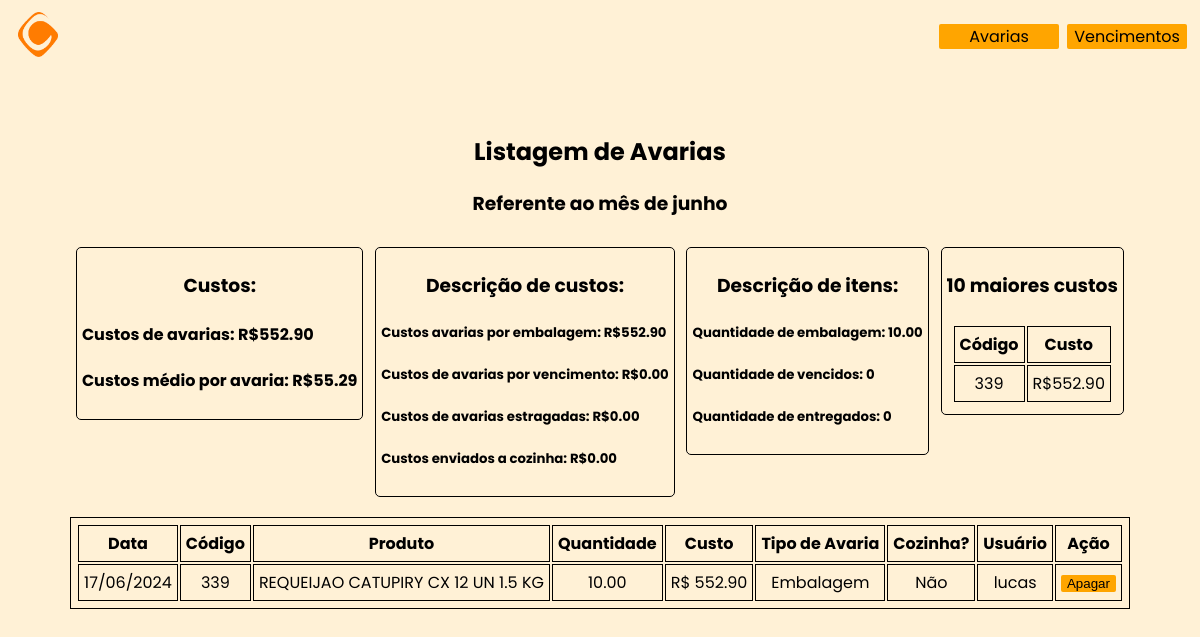
The app's page /avarias/, older data.
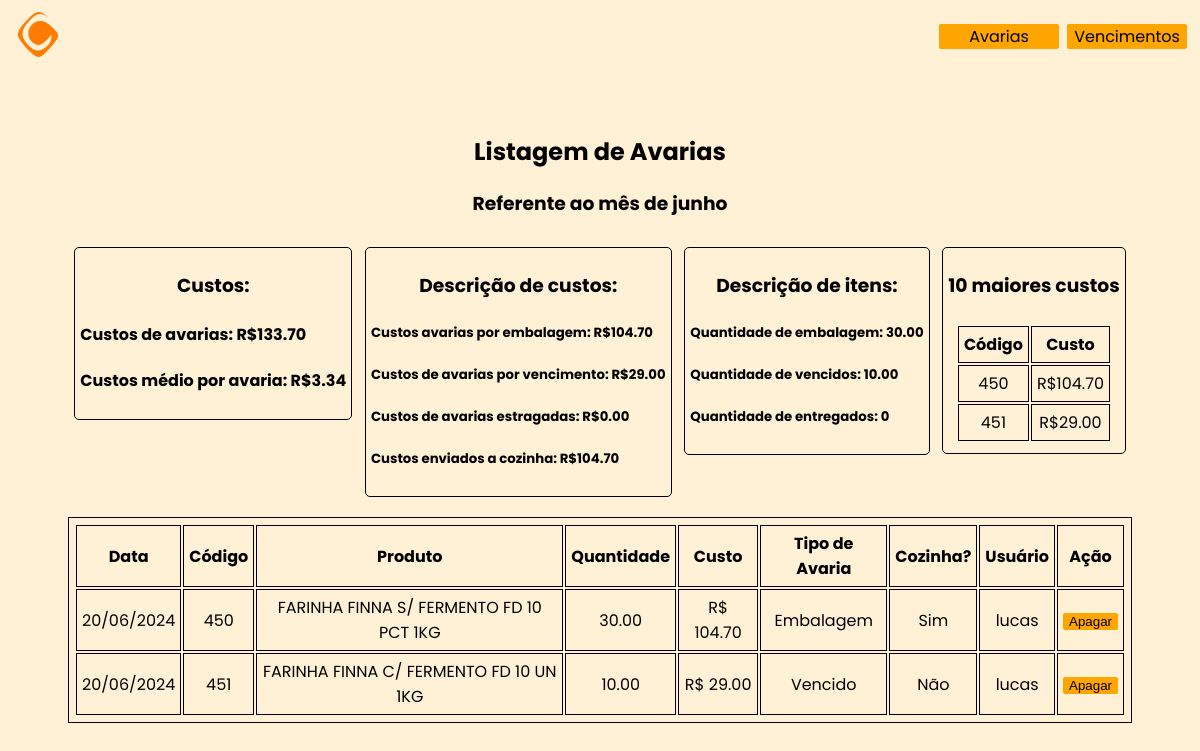
The same page, newer data.
### app/main.py (models this page shows)
class Produto_Avaria(db.Model):
    id = db.Column(db.Integer, primary_key=True)
    codigo_do_produto = db.Column(db.Integer, nullable=False)
    nome_do_produto = db.Column(db.String(300), nullable=False)
    preco_do_produto = db.Column(db.DECIMAL(10, 2), nullable=False)
    quantidade = db.Column(db.DECIMAL(10, 2), nullable=False)
    preco_total = db.Column(db.DECIMAL(10, 2), nullable=False)
    data_de_insercao = db.Column(db.Date)
    criador = db.Column(db.String(300), nullable=True)
    tipodeavaria = db.Column(db.String(300), nullable=True)
    cozinha = db.Column(db.String(300), nullable=True)

### app/main.py (the view)
@app.route('/avarias/', methods=['GET'])
def index_avarias():
    avarias = Produto_Avaria.query.filter(Produto_Avaria.data_de_insercao >= primeiro_dia_mes(),
                                          Produto_Avaria.data_de_insercao <= ultimo_dia_mes()).order_by(
        Produto_Avaria.data_de_insercao.desc()).all()
    total_soma_avarias = db.session.query(func.sum(Produto_Avaria.preco_total)).filter(
        Produto_Avaria.data_de_insercao >= primeiro_dia_mes(),
        Produto_Avaria.data_de_insercao <= ultimo_dia_mes()).scalar()
    total_soma_avarias_cozinha = db.session.query(func.sum(Produto_Avaria.preco_total)).filter(
        Produto_Avaria.data_de_insercao >= primeiro_dia_mes(), Produto_Avaria.data_de_insercao <= ultimo_dia_mes(),
        Produto_Avaria.cozinha == "Sim").scalar()
    total_soma_avarias_embalagem = db.session.query(func.sum(Produto_Avaria.preco_total)).filter(
        Produto_Avaria.data_de_insercao >= primeiro_dia_mes(), Produto_Avaria.data_de_insercao <= ultimo_dia_mes(),
        Produto_Avaria.tipodeavaria == "Embalagem").scalar()
    total_soma_avarias_vencimento = db.session.query(func.sum(Produto_Avaria.preco_total)).filter(
        Produto_Avaria.data_de_insercao >= primeiro_dia_mes(), Produto_Avaria.data_de_insercao <= ultimo_dia_mes(),
        Produto_Avaria.tipodeavaria == "Vencido").scalar()
    total_soma_avarias_estragado = db.session.query(func.sum(Produto_Avaria.preco_total)).filter(
        Produto_Avaria.data_de_insercao >= primeiro_dia_mes(), Produto_Avaria.data_de_insercao <= ultimo_dia_mes(),
        Produto_Avaria.tipodeavaria == "Estragado").scalar()
    if not total_soma_avarias:
        total_soma_avarias = "0.00"
    if not total_soma_avarias_cozinha:
        total_soma_avarias_cozinha = "0.00"
    if not total_soma_avarias_embalagem:
        total_soma_avarias_embalagem = "0.00"
    if not total_soma_avarias_vencimento:
        total_soma_avarias_vencimento = "0.00"
    if not total_soma_avarias_estragado:
        total_soma_avarias_estragado = "0.00"
    avarias_quantidade = db.session.query(func.sum(Produto_Avaria.quantidade)).filter(Produto_Avaria.data_de_insercao >= primeiro_dia_mes(),
                                          Produto_Avaria.data_de_insercao <= ultimo_dia_mes()).scalar()
    avarias_embalagem_quantidade = db.session.query(func.sum(Produto_Avaria.quantidade)).filter(Produto_Avaria.data_de_insercao >= primeiro_dia_mes(),
                                          Produto_Avaria.data_de_insercao <= ultimo_dia_mes(), Produto_Avaria.tipodeavaria =="Embalagem").scalar()
    avarias_vencidos_quantidade = db.session.query(func.sum(Produto_Avaria.quantidade)).filter(
        Produto_Avaria.data_de_insercao >= primeiro_dia_mes(),
        Produto_Avaria.data_de_insercao <= ultimo_dia_mes(), Produto_Avaria.tipodeavaria == "Vencido").scalar()
    avarias_estragados_quantidade = db.session.query(func.sum(Produto_Avaria.quantidade)).filter(
        Produto_Avaria.data_de_insercao >= primeiro_dia_mes(),
        Produto_Avaria.data_de_insercao <= ultimo_dia_mes(), Produto_Avaria.tipodeavaria == "Estragado").scalar()
    if not avarias_embalagem_quantidade:
        avarias_embalagem_quantidade = "0"
    if not avarias_vencidos_quantidade:
        avarias_vencidos_quantidade = "0"
    if not avarias_estragados_quantidade:
        avarias_estragados_quantidade = "0"
    dez_itens = Produto_Avaria.query.filter(Produto_Avaria.data_de_insercao >= primeiro_dia_mes(),
                                          Produto_Avaria.data_de_insercao <= ultimo_dia_mes()).order_by(
        Produto_Avaria.preco_total.desc()).limit(10).all()
    return render_template('avarias/index.html', avarias=avarias, mes=mes_atual(),
                           total_soma_avarias=total_soma_avarias, total_soma_avarias_cozinha=total_soma_avarias_cozinha,
                           total_soma_avarias_embalagem=total_soma_avarias_embalagem,
                           total_soma_avarias_vencimento=total_soma_avarias_vencimento,
                           total_soma_avarias_estragado=total_soma_avarias_estragado,
                           avarias_quantidade=avarias_quantidade,
                           avarias_embalagem_quantidade=avarias_embalagem_quantidade,
                           avarias_vencidos_quantidade=avarias_vencidos_quantidade,
                           avarias_estragados_quantidade=avarias_estragados_quantidade, dez_itens=dez_itens)

### app/main.py (called while the page is built)
def data_agora():
    agora = datetime.now().date()
    return agora

def mes_atual():
    mes = datetime.now()
    formatted_date = format_datetime(mes, format='MMMM', locale='pt_BR')
    return formatted_date

def primeiro_dia_mes():
    primeiro_dia_mes = data_agora().replace(day=1)
    return primeiro_dia_mes

def ultimo_dia_mes():
    ultimo_dia_mes = data_agora().replace(day=calendar.monthrange(data_agora().year, data_agora().month)[1])
    return ultimo_dia_mes

### app/templates/avarias/index.html (shortened to what this page needs)
{% extends "./template.html" %}
{% block content %}
    <h2>Listagem de Avarias</h2>
        <h3>Referente ao mês de {{ mes }}</h3>
    <div class="resumo">
    <div class="resumoavarias">
    <h3>Custos:</h3>
    <h4>Custos de avarias: R${{ total_soma_avarias }} </h4>
    <h4>Custos médio por avaria: R${{ "{:.2f}".format(total_soma_avarias / avarias_quantidade) }} </h4>
    </div><br>
    <div class="resumoavarias">
            <h3>Descrição de custos:</h3>
    <h5>Custos avarias por embalagem: R${{ total_soma_avarias_embalagem }} </h5>
    <h5>Custos de avarias por vencimento: R${{ total_soma_avarias_vencimento }} </h5>
    <h5>Custos de avarias estragadas: R${{ total_soma_avarias_estragado }} </h5>
    <h5>Custos enviados a cozinha: R${{ total_soma_avarias_cozinha }} </h5>
    </div><br>
    <div class="resumoavarias">
     <h3>Descrição de itens:</h3>
    <h5>Quantidade de embalagem: {{ avarias_embalagem_quantidade }}</h5>
    <h5>Quantidade de vencidos: {{ avarias_vencidos_quantidade }}</h5>
    <h5>Quantidade de entregados: {{ avarias_estragados_quantidade }}</h5>
    </div>
    <div class="resumoavarias">
        <h3>10 maiores custos</h3>
    <table class="dez_itens">
        <tr>
            <th>Código</th>
            <th>Custo</th>
        </tr>
        {% for i in dez_itens %}
        <tr>
            <td>{{ i.codigo_do_produto }}</td>
                <td>R${{  i.preco_total }}</td>
        </tr>
        {% endfor %}
    </table>
    </div>
    </div>
    <div class="tabelaavarias">
    <table>
  <tr>
      <th>Data</th>
    <th>Código</th>
    <th>Produto</th>
    <th>Quantidade</th>
    <th>Custo</th>
    <th>Tipo de Avaria</th>
    <th>Cozinha?</th>
    <th>Usuário</th>
    <th>Ação</th>
  </tr>
   {% for avaria in avarias %}
  <tr>
      <td>{{ avaria.data_de_insercao.strftime('%d/%m/%Y') }}</td>
    <td>{{ avaria.codigo_do_produto }}</td>
    <td>{{ avaria.nome_do_produto }}</td>
    <td>{{ avaria.quantidade }}</td>
    <td>R$ {{ avaria.preco_total }}</td>
      <td>{{ avaria.tipodeavaria }}</td>
      <td>{{ avaria.cozinha }}</td>
    <td>{{ avaria.criador }}</td>
      <td><form action="/avarias/deletar/{{ avaria.id }}" method="post">
    <input type="submit" value="Apagar"></form>
    </td>
  </tr>
        {% endfor %}
</table>
    </div>
{% endblock %}

Row changes from the older to the newer data that the page shows:
changed Produto_Avaria "Embalagem": codigo_do_produto "339" → "450"; preco_total "552.90" → "104.70"; data_de_insercao "17/06/2024" → "20/06/2024"; nome_do_produto "REQUEIJAO CATUPIRY CX 12 UN 1.5 KG" → "FARINHA FINNA S/ FERMENTO FD 10 PCT 1KG"; quantidade "10.00" → "30.00"; cozinha "Não" → "Sim"
added Produto_Avaria: codigo_do_produto "451", preco_total "29.00", data_de_insercao "20/06/2024", nome_do_produto "FARINHA FINNA C/ FERMENTO FD 10 UN 1KG", quantidade "10.00", tipodeavaria "Vencido", cozinha "Não", criador "lucas"
Text that changed along with them:
{{ total_soma_avarias }}: "552.90" → "133.70"
{{ "{:.2f}".format(total_soma_avarias / avarias_quantidade) }}: "55.29" → "3.34"
{{ total_soma_avarias_embalagem }}: "552.90" → "104.70"
{{ total_soma_avarias_vencimento }}: "0.00" → "29.00"
{{ total_soma_avarias_cozinha }}: "0.00" → "104.70"
{{ avarias_embalagem_quantidade }}: "10.00" → "30.00"
{{ avarias_vencidos_quantidade }}: "0" → "10.00"
